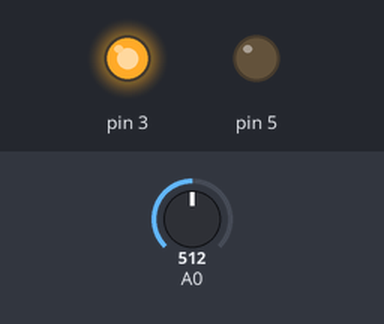
A sketch run on a simulated Arduino Uno, built with avr-gcc and run on an emulated ATmega328P. Shown: output pins drawn as LEDs (lit = HIGH). The inputs (shaded band) are chosen by the test bench; at power-on: A0 = 512.

Above: at 1.3 s.
1.4 s: A0 set to 0
3.1 s: A0 set to 122
At 3.28 s:
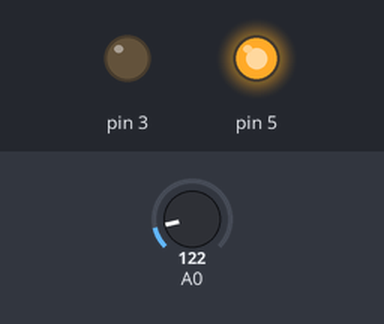
Timing chart, 0 to 12.2 s (numbered marks = the images above; inputs shaded):
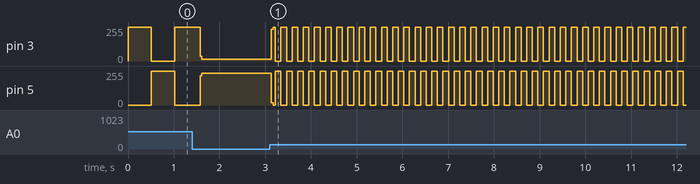

The sketch:

roll_light_speed.ino
```cpp
void setup() {
  pinMode(3, OUTPUT);
  pinMode(5, OUTPUT);
  pinMode(A0, INPUT);
  Serial.begin(9600);
}

void loop() {
  Serial.println();
  digitalWrite(3,1);
  digitalWrite(5,0);
  delay(analogRead(A0));
  digitalWrite(3,0);
  digitalWrite(5,1);
  delay(analogRead(A0));


  // put your main code here, to run repeatedly:

}
```

Measured:
- after the input at 3.1 s, pin 3: 15/255 → 238/255 at once, then moves between 0/255 and 255/255, repeating every 1.2 s; pin 5: 240/255 → 17/255 at once, then moves between 0/255 and 255/255, repeating every 1.2 s
